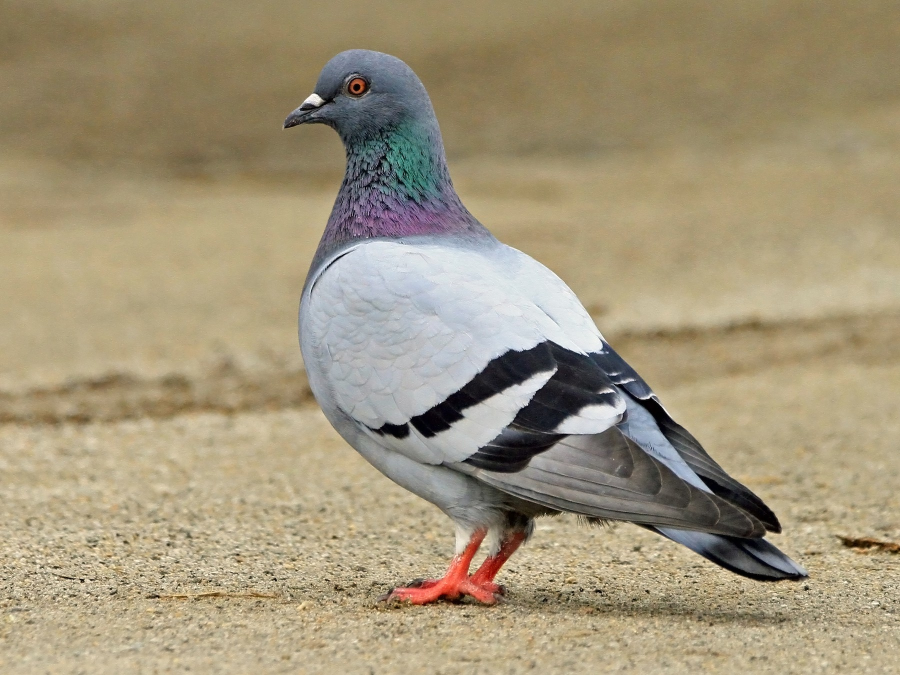
//> input picture data-driven_book/ch1/SVD_image_compression/pigeon.jpg, 1800 x 1350 px (shown at 1/2 size)
$ ./main   (built with g++ and OpenCV 4)
//> lines starting //> are read from the running program, lines starting //| are printed output that depends on the picture
#include <iostream>
#include <opencv2/opencv.hpp>
#include <opencv2/highgui.hpp>
#include <Eigen/Dense>
#include <Eigen/SVD>

// g++ ./main.cpp -o main -std=c++17 -O2 -lopencv_core -lopencv_highgui -lopencv_imgproc -lopencv_imgcodecs

int main()
{
    cv::Mat tmp = cv::imread("pigeon.jpg", cv::IMREAD_GRAYSCALE);
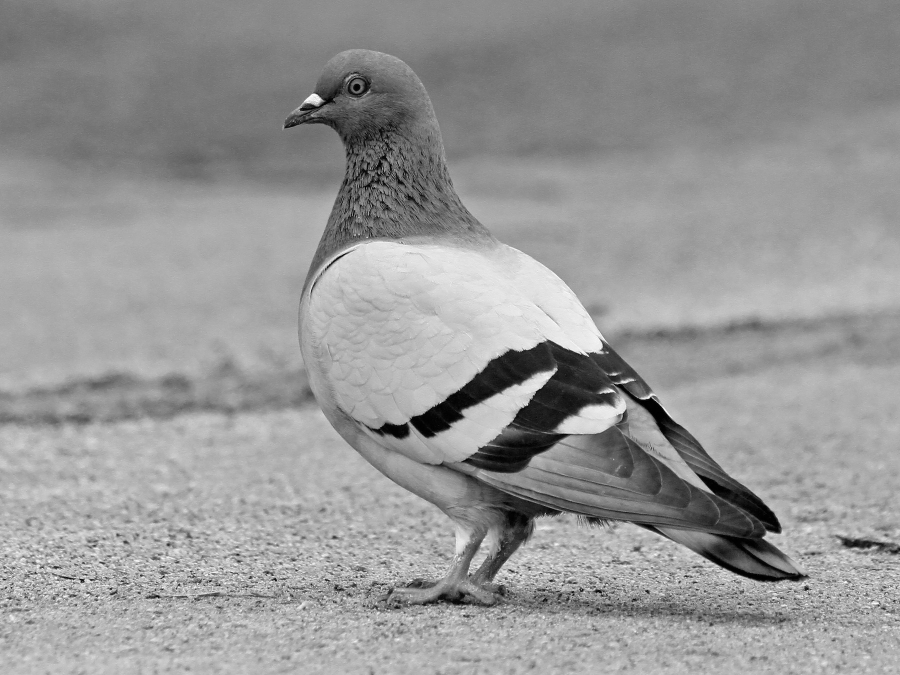
//> tmp: 1350 rows x 1800 cols, CV_8UC1 (shown at 1/2 size); min 0, max 255, mean 150.5
    cv::Mat img0;
    cv::resize(tmp,img0,cv::Size(640,480));
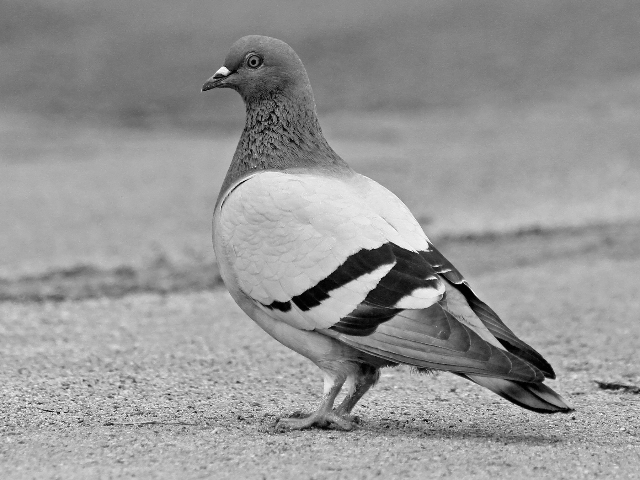
//> img0: 480 rows x 640 cols, CV_8UC1; min 0, max 253, mean 150.4

    Eigen::MatrixXd mat0(640,480);
    for(int j = 0; j < 480; ++j)
        for(int i = 0; i < 640; ++i)
            mat0(i,j) = img0.at<uint8_t>(j,i);

//> (the run ends here: the program needs code that is not available in this run, at `Eigen::BDCSVD<Eigen::MatrixXd, Eigen::ComputeThinU | Eigen::ComputeThi..`)
